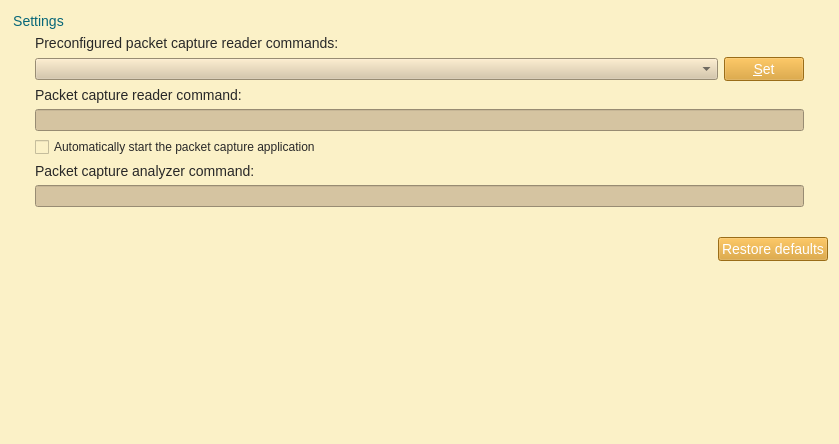
<?xml version="1.0" encoding="UTF-8"?>
<ui version="4.0">
 <class>PacketCapturePreferencesPageWidget</class>
 <widget class="QWidget" name="PacketCapturePreferencesPageWidget">
  <property name="geometry">
   <rect>
    <x>0</x>
    <y>0</y>
    <width>839</width>
    <height>444</height>
   </rect>
  </property>
  <property name="windowTitle">
   <string>Packet capture</string>
  </property>
  <property name="styleSheet">
   <string notr="true">QWidget{
	background-color: #fbf1c7;
}
QMenuBar::item{
	background-color: #fbf1c7;
}
QDockWidget::title{
	background: #d5c4a1;
	padding-left: 5px;
}
QDockWidget, QMenuBar{
    color: #282828;
    font: bold 14px;
}
QTextEdit, QPlainTextEdit, QLineEdit, QSpinBox, QComboBox {
  background-color: #d5c4a1;
  color: #282828;
}
QTextEdit#uiConsoleTextEdit {
  background-color: #fbf1c7;
  color: #282828;
  font: 13px;
}
QTabWidget {
	font: 14px;
	border-top: 2px;
}
QTabBar::tab {
    background: #d5c4a1;
    color: #282828;
    min-width: 8ex;
    padding: 2px;
	border-top-right-radius: 6px;
	border-top-left-radius: 6px;
}
QTabBar::tab:selected {
    background: #458588;
	color: #FFFFFF;
}
QGroupBox {
    color: #076678;
    font: 14px;
    padding: 15px;
    border-style: none;
}
QMainWindow::separator {
	background: #d5c4a1;
	width: 1px;
	height: 1px;
}
QComboBox {
	selection-background-color: #458588;
	selection-color: #FFFFFF;
}

QToolBar{
	background: #d5c4a1;
	border: 0px;
}
QPushButton {
	background-color: #d79921;
    color: #FFFFFF;
	font: 14px;
}
QToolButton {
	background-color: #d79921;
    color: #FFFFFF;
	font: 14px;
}
QTreeWidget, QListWidget {
	background-color: #fbf1c7;
	color: #282828;
    alternate-background-color: #d5c4a1; 
	font: 14px;
}
QTreeWidget#uiTreeWidget {
	background-color: #d5c4a1;
	color: #282828;
	font: bold 16px;
}
QTreeWidget::item:selected, QTreeWidget::item:hover, QMenu::item:selected,QToolButton::hover,QPushButton::hover,QTabBar::tab:hover {
	background-color: #458588;
	color: #FFFFFF;
}
QMenu {
	background-color: #fbf1c7;
    color: #282828;
}
QLabel {
	color: #282828;
	font: 14px;
}
QLabel#uiTitleLabel {
	color: #282828;
	font: bold 16px;
}

QAbstractScrollArea::corner {
    background: #fbf1c7;
}
QScrollBar::handle:horizontal {
    background: #d5c4a1;
    min-width: 20px;
}
QScrollBar::handle:vertical {
    background: #d5c4a1;
    min-width: 20px;
}
QScrollBar:vertical {
    width: 6px;
}
QScrollBar:horizontal {
    height: 6px;
}
QScrollBar::up-arrow:vertical, QScrollBar::down-arrow:vertical, QScrollBar::down-arrow:horizontal, QScrollBar::up-arrow:horizontal { 
	border: 0px;
    height: 0px; 
    width: 0px; 
}
         
QScrollBar::add-page:horizontal, QScrollBar::sub-page:horizontal, QScrollBar::add-page:vertical, QScrollBar::sub-page:vertical {
  background: none
}
QStatusBar {
	background-color: #d5c4a1;
	color: #282828;
}

QRadioButton, QCheckBox {
  color: #282828;
}
QRadioButton::disabled, QCheckBox::disabled {
  color: gray;
}


</string>
  </property>
  <layout class="QVBoxLayout" name="verticalLayout">
   <item>
    <widget class="QGroupBox" name="uiSettingsGroupBox">
     <property name="styleSheet">
      <string notr="true">QWidget{
	background-color: #fbf1c7;
}
QMenuBar::item{
	background-color: #fbf1c7;
}
QDockWidget::title{
	background: #d5c4a1;
	padding-left: 5px;
}
QDockWidget, QMenuBar{
    color: #282828;
    font: bold 14px;
}
QTextEdit, QPlainTextEdit, QLineEdit, QSpinBox, QComboBox {
  background-color: #d5c4a1;
  color: #282828;
}
QTextEdit#uiConsoleTextEdit {
  background-color: #fbf1c7;
  color: #282828;
  font: 13px;
}
QTabWidget {
	font: 14px;
	border-top: 2px;
}
QTabBar::tab {
    background: #d5c4a1;
    color: #282828;
    min-width: 8ex;
    padding: 2px;
	border-top-right-radius: 6px;
	border-top-left-radius: 6px;
}
QTabBar::tab:selected {
    background: #458588;
	color: #FFFFFF;
}
QGroupBox {
    color: #076678;
    font: 14px;
    padding: 15px;
    border-style: none;
}
QMainWindow::separator {
	background: #d5c4a1;
	width: 1px;
	height: 1px;
}
QComboBox {
	selection-background-color: #458588;
	selection-color: #FFFFFF;
}

QToolBar{
	background: #d5c4a1;
	border: 0px;
}
QPushButton {
	background-color: #d79921;
    color: #FFFFFF;
	font: 14px;
}
QToolButton {
	background-color: #d79921;
    color: #FFFFFF;
	font: 14px;
}
QTreeWidget, QListWidget {
	background-color: #fbf1c7;
	color: #282828;
    alternate-background-color: #d5c4a1; 
	font: 14px;
}
QTreeWidget#uiTreeWidget {
	background-color: #d5c4a1;
	color: #282828;
	font: bold 16px;
}
QTreeWidget::item:selected, QTreeWidget::item:hover, QMenu::item:selected,QToolButton::hover,QPushButton::hover,QTabBar::tab:hover {
	background-color: #458588;
	color: #FFFFFF;
}
QMenu {
	background-color: #fbf1c7;
    color: #282828;
}
QLabel {
	color: #282828;
	font: 14px;
}
QLabel#uiTitleLabel {
	color: #282828;
	font: bold 16px;
}

QAbstractScrollArea::corner {
    background: #fbf1c7;
}
QScrollBar::handle:horizontal {
    background: #d5c4a1;
    min-width: 20px;
}
QScrollBar::handle:vertical {
    background: #d5c4a1;
    min-width: 20px;
}
QScrollBar:vertical {
    width: 6px;
}
QScrollBar:horizontal {
    height: 6px;
}
QScrollBar::up-arrow:vertical, QScrollBar::down-arrow:vertical, QScrollBar::down-arrow:horizontal, QScrollBar::up-arrow:horizontal { 
	border: 0px;
    height: 0px; 
    width: 0px; 
}
         
QScrollBar::add-page:horizontal, QScrollBar::sub-page:horizontal, QScrollBar::add-page:vertical, QScrollBar::sub-page:vertical {
  background: none
}
QStatusBar {
	background-color: #d5c4a1;
	color: #282828;
}

QRadioButton, QCheckBox {
  color: #282828;
}
QRadioButton::disabled, QCheckBox::disabled {
  color: gray;
}


</string>
     </property>
     <property name="title">
      <string>Settings</string>
     </property>
     <layout class="QGridLayout" name="gridLayout">
      <item row="0" column="0" colspan="2">
       <widget class="QLabel" name="uiPreconfiguredCaptureReaderCommandLabel">
        <property name="text">
         <string>Preconfigured packet capture reader commands:</string>
        </property>
       </widget>
      </item>
      <item row="1" column="0">
       <widget class="QComboBox" name="uiPreconfiguredCaptureReaderCommandComboBox"/>
      </item>
      <item row="1" column="1">
       <widget class="QPushButton" name="uiPreconfiguredCaptureReaderCommandPushButton">
        <property name="sizePolicy">
         <sizepolicy hsizetype="Maximum" vsizetype="Fixed">
          <horstretch>0</horstretch>
          <verstretch>0</verstretch>
         </sizepolicy>
        </property>
        <property name="text">
         <string>&amp;Set</string>
        </property>
       </widget>
      </item>
      <item row="2" column="0">
       <widget class="QLabel" name="uiCaptureReaderCommandLabel">
        <property name="enabled">
         <bool>true</bool>
        </property>
        <property name="text">
         <string>Packet capture reader command:</string>
        </property>
       </widget>
      </item>
      <item row="4" column="0" colspan="2">
       <widget class="QCheckBox" name="uiAutoStartCheckBox">
        <property name="enabled">
         <bool>true</bool>
        </property>
        <property name="text">
         <string>Automatically start the packet capture application</string>
        </property>
        <property name="checked">
         <bool>false</bool>
        </property>
       </widget>
      </item>
      <item row="5" column="0">
       <widget class="QLabel" name="uiCaptureAnalyzerCommandLabel">
        <property name="text">
         <string>Packet capture analyzer command:</string>
        </property>
       </widget>
      </item>
      <item row="6" column="0" colspan="2">
       <widget class="QLineEdit" name="uiCaptureAnalyzerCommandLineEdit"/>
      </item>
      <item row="3" column="0" colspan="2">
       <widget class="QLineEdit" name="uiCaptureReaderCommandLineEdit">
        <property name="toolTip">
         <string>&lt;html&gt;&lt;head/&gt;&lt;body&gt;&lt;p&gt;Command line replacements:&lt;/p&gt;&lt;p&gt;%c = capture file (PCAP format)&lt;/p&gt;&lt;/body&gt;&lt;/html&gt;</string>
        </property>
       </widget>
      </item>
     </layout>
    </widget>
   </item>
   <item>
    <layout class="QHBoxLayout" name="horizontalLayout">
     <item>
      <spacer name="horizontalSpacer">
       <property name="orientation">
        <enum>Qt::Horizontal</enum>
       </property>
       <property name="sizeHint" stdset="0">
        <size>
         <width>250</width>
         <height>17</height>
        </size>
       </property>
      </spacer>
     </item>
     <item>
      <widget class="QPushButton" name="uiRestoreDefaultsPushButton">
       <property name="text">
        <string>Restore defaults</string>
       </property>
      </widget>
     </item>
    </layout>
   </item>
   <item>
    <spacer name="spacer">
     <property name="orientation">
      <enum>Qt::Vertical</enum>
     </property>
     <property name="sizeHint" stdset="0">
      <size>
       <width>20</width>
       <height>5</height>
      </size>
     </property>
    </spacer>
   </item>
  </layout>
 </widget>
 <tabstops>
  <tabstop>uiPreconfiguredCaptureReaderCommandComboBox</tabstop>
  <tabstop>uiPreconfiguredCaptureReaderCommandPushButton</tabstop>
  <tabstop>uiCaptureReaderCommandLineEdit</tabstop>
  <tabstop>uiAutoStartCheckBox</tabstop>
  <tabstop>uiCaptureAnalyzerCommandLineEdit</tabstop>
  <tabstop>uiRestoreDefaultsPushButton</tabstop>
 </tabstops>
 <resources/>
 <connections/>
</ui>
